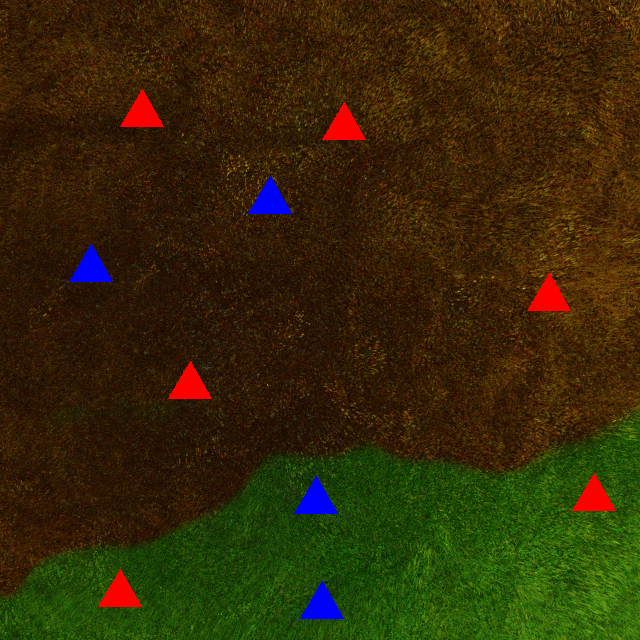
#> input picture Main File/1.png, 640 x 640 px, found by its file name
$ jupyter execute FINAL.ipynb
#> lines starting #> are read from the running program, lines starting #| are printed output that depends on the picture; after the words box and inside, x2 and y2 are one past the last pixel; in counts of white or black regions, pixels touching at a corner belong together; long printed decimals are rounded
[cell 1]
import cv2
import numpy as np

# The paths of all the images
image_paths = [r'C:\Users\Priyanshu Banik\Desktop\Coding Stuff\UAS Round 2\UAS Task Round 2\1.png',
               r'C:\Users\Priyanshu Banik\Desktop\Coding Stuff\UAS Round 2\UAS Task Round 2\2.png',
               r'C:\Users\Priyanshu Banik\Desktop\Coding Stuff\UAS Round 2\UAS Task Round 2\3.png'
               ]

[cell 2]
# Constants
lower_red = np.array([0,255,255])
upper_red = np.array([10,255,255])

lower_blue = np.array([100,255,255])
upper_blue = np.array([140,255,255])

lower_brown = np.array([10, 100, 20])
upper_brown = np.array([20, 255, 200])

lower_green = np.array([40, 40, 40])
upper_green = np.array([70, 255, 255])

[cell 3]
results = []

[cell 4]
# necessary user defined functions
def image_out(image, image_name = 'Image'):

    cv2.imshow(image_name, image)
    cv2.waitKey(0)
    cv2.destroyAllWindows

[cell 5]
def count_houses(mask):
    contours, _ = cv2.findContours(mask, cv2.RETR_TREE, cv2.CHAIN_APPROX_SIMPLE)
    house_count = 0

    # Loop over the contours to identify triangles
    for contour in contours:
        # Approximate the contour to reduce the number of points
        epsilon = 0.005* cv2.arcLength(contour, True)
        approx = cv2.approxPolyDP(contour, epsilon, True)

        # If the approximated contour has 3 vertices, it's a triangle
        if len(approx) == 3:
            house_count += 1

    return house_count

[cell 6]
image_counter = 1
for path in image_paths:

    image = cv2.imread(path)
#> image is the input picture: shape (640, 640, 3); mean B, G, R 7.3, 41.1, 52.4
    hsv_image = cv2.cvtColor(image, cv2.COLOR_BGR2HSV)
#> hsv_image: shape (640, 640, 3); mean H, S, V 23.5, 233.2, 64.1

    mask_red = cv2.inRange(hsv_image, lower_red, upper_red)
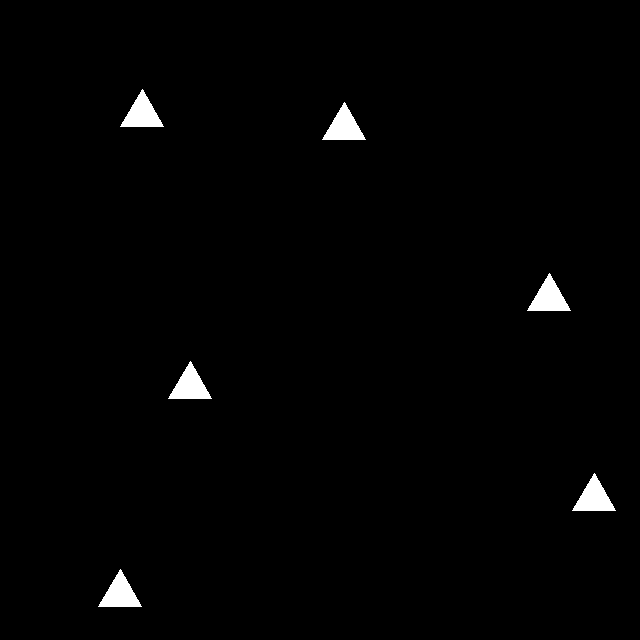
#> mask_red: shape (640, 640); 1.3% white; 6 white regions, box (x1, y1, x2, y2) and area: (120, 89, 164, 127) 855, (322, 102, 366, 140) 855, (527, 273, 571, 311) 855, (168, 361, 212, 399) 855, (572, 473, 616, 511) 855, (98, 569, 142, 607) 855
    mask_blue = cv2.inRange(hsv_image, lower_blue, upper_blue)
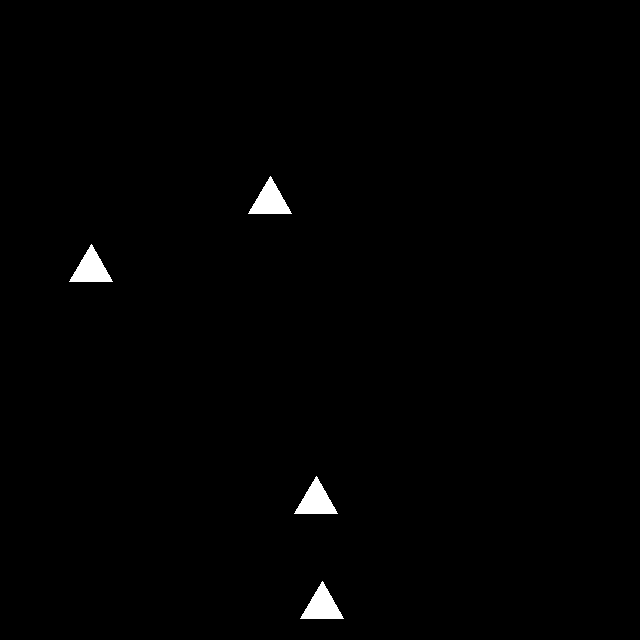
#> mask_blue: shape (640, 640); 0.83% white; 4 white regions, box (x1, y1, x2, y2) and area: (248, 176, 292, 214) 855, (69, 244, 113, 282) 855, (294, 476, 338, 514) 855, (300, 581, 344, 619) 855
    mask_brown = cv2.inRange(hsv_image, lower_brown, upper_brown) # mask for the burnt grass
#> mask_brown: shape (640, 640); 66.1% white; 13849 black regions (13770 under 20 px), largest, box (x1, y1, x2, y2) and area: (0, 398, 640, 640) 99689, (322, 96, 368, 142) 936, (246, 176, 294, 216) 920
    mask_green = cv2.inRange(hsv_image, lower_green, upper_green) # mask for the unburnt grass
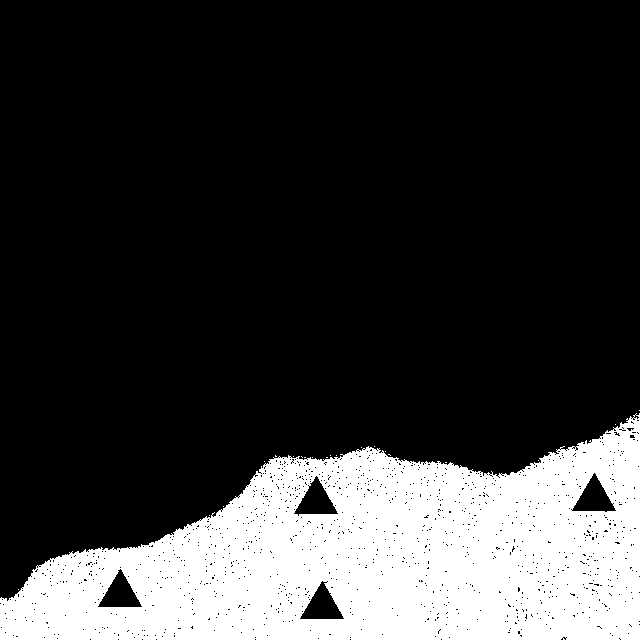
#> mask_green: shape (640, 640); 22.1% white; 21 white regions (20 under 20 px)

    red_b = count_houses(mask_red + mask_green)
#> in count_houses, `contours, _ = cv2.findContours(mask, cv2.RETR_TREE, cv2.CHAIN_APPROX_S..`: contours = 1299 contours, 1291 with area under 20; largest, box (x1, y1, x2, y2) and area: (0, 413, 640, 640) 94936, (293, 475, 339, 517) 924, (299, 580, 345, 620) 922, (168, 361, 212, 399) 796, (527, 273, 571, 311) 796, (322, 102, 366, 140) 796, (120, 89, 164, 127) 796, (626, 427, 635, 432) 20
#> the loop in count_houses, `for contour in contours:` made 1299 passes
#> (epsilon, approx) on passes 1 to 8: (0, [[18, 589]]), (0, [[209, 515]]), (0, [[223, 506]]), (0.01, [[445, 462], [446, 462]]), (0, [[264, 461]]), (0, [[538, 460]]), (0.01, [[326, 457], [327, 457]]), (0, [[312, 457]])
#> after the loop in count_houses, `for contour in contours:`: house_count = 5
#> red_b = 5
    red_ub = count_houses(mask_red + mask_brown)
#> in count_houses (call 2), `contours, _ = cv2.findContours(mask, cv2.RETR_TREE, cv2.CHAIN_APPROX_S..`: contours = 17797 contours, 17672 with area under 20; largest, box (x1, y1, x2, y2) and area: (0, 0, 640, 595) 308378, (245, 175, 295, 217) 974, (66, 243, 114, 284) 938, (98, 569, 142, 607) 796, (572, 473, 616, 511) 796
#> in count_houses (call 2), `contours, _ = cv2.findContours(mask, cv2.RETR_TREE, cv2.CHAIN_APPROX_S..`:
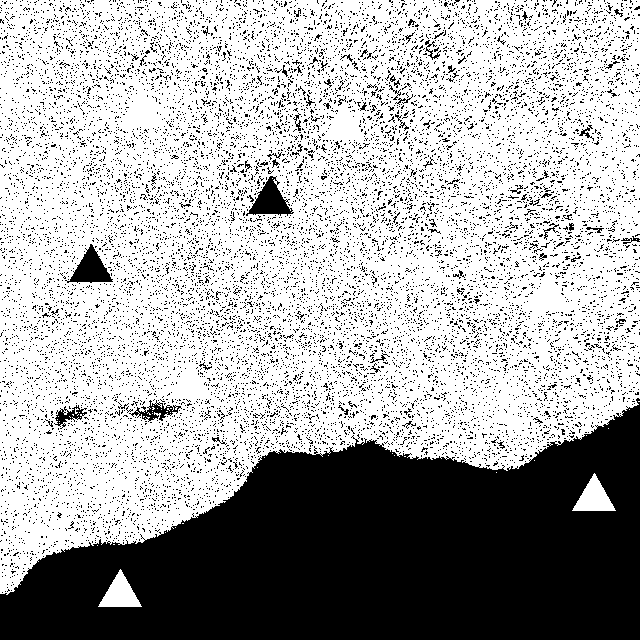
#> mask: shape (640, 640); 67.4% white; 13903 black regions (13827 under 20 px)
#> the loop in count_houses (call 2), `for contour in contours:` made 17797 passes
#> (epsilon, approx) on passes 1 to 8: (0.674, [[120, 569], [98, 606], [141, 606]]), (0, [[97, 545]]), (0.01, [[113, 544], [114, 544]]), (0, [[165, 532]]), (0, [[175, 527]]), (0.01, [[182, 523], [183, 523]]), (0.674, [[594, 473], [572, 510], [615, 510]]), (0, [[496, 472]])
#> after the loop in count_houses (call 2), `for contour in contours:`: house_count = 4
#> red_ub = 4

    blue_b = count_houses(mask_blue + mask_green)
#> in count_houses (call 3), `contours, _ = cv2.findContours(mask, cv2.RETR_TREE, cv2.CHAIN_APPROX_S..`: contours = 1301 contours, 1295 with area under 20; largest, box (x1, y1, x2, y2) and area: (0, 413, 640, 640) 94936, (97, 568, 143, 608) 917, (571, 472, 617, 513) 916, (69, 244, 113, 282) 796, (248, 176, 292, 214) 796, (626, 427, 635, 432) 20
#> in count_houses (call 3), `contours, _ = cv2.findContours(mask, cv2.RETR_TREE, cv2.CHAIN_APPROX_S..`:
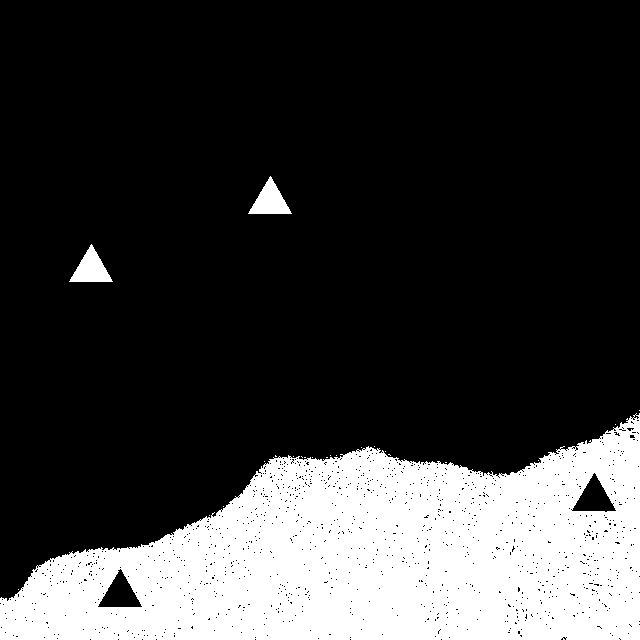
#> mask: shape (640, 640); 23% white; 23 white regions (20 under 20 px)
#> the loop in count_houses (call 3), `for contour in contours:` made 1301 passes
#> after the loop in count_houses (call 3), `for contour in contours:`: house_count = 3
#> blue_b = 3
    blue_ub  = blue_b = count_houses(mask_blue + mask_brown)
#> in count_houses (call 4), `contours, _ = cv2.findContours(mask, cv2.RETR_TREE, cv2.CHAIN_APPROX_S..`: contours = 17773 contours, 17645 with area under 20; largest, box (x1, y1, x2, y2) and area: (0, 0, 640, 595) 308378, (321, 101, 368, 143) 968, (167, 359, 213, 404) 954, (526, 272, 572, 313) 932, (119, 88, 166, 129) 924
#> in count_houses (call 4), `contours, _ = cv2.findContours(mask, cv2.RETR_TREE, cv2.CHAIN_APPROX_S..`:
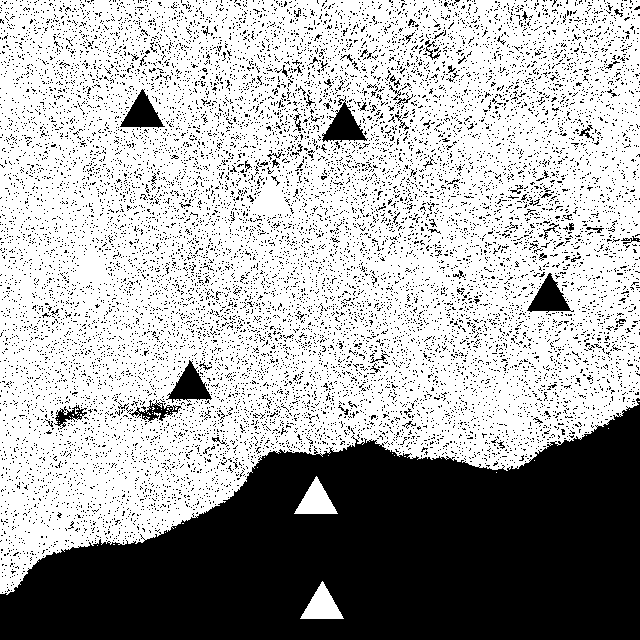
#> mask: shape (640, 640); 67% white; 13876 black regions (13798 under 20 px), largest, box (x1, y1, x2, y2) and area: (0, 398, 640, 640) 97979, (322, 96, 368, 142) 936, (166, 360, 212, 403) 897
#> the loop in count_houses (call 4), `for contour in contours:` made 17773 passes
#> after the loop in count_houses (call 4), `for contour in contours:`: house_count = 4
#> blue_ub = 4; blue_b = 4

    n_house = [red_b+blue_b,red_ub+blue_ub]
#> n_house = [9, 8]

    priority_b = 1*red_b + 2*blue_b
#> priority_b = 13
    priority_ub = 1*red_ub + 2*blue_ub
#> priority_ub = 12

    ratio = priority_b/priority_ub
#> ratio = 1.08

    results.append([f'image {image_counter}', n_house, [priority_b, priority_ub], ratio])
    image_counter += 1

    output_image = image.copy()
    output_image[mask_brown != 0] = [13, 218, 253]  # Overlay burnt grass in yellow
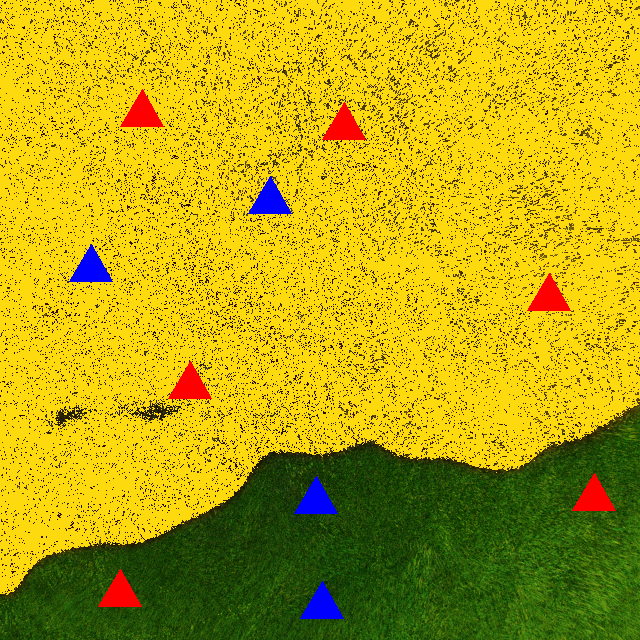
#> output_image: shape (640, 640, 3); mean B, G, R 12.9, 165.8, 184.3
    output_image[mask_green != 0] = [255, 255, 0]  # Overlay unburnt grass in cyan
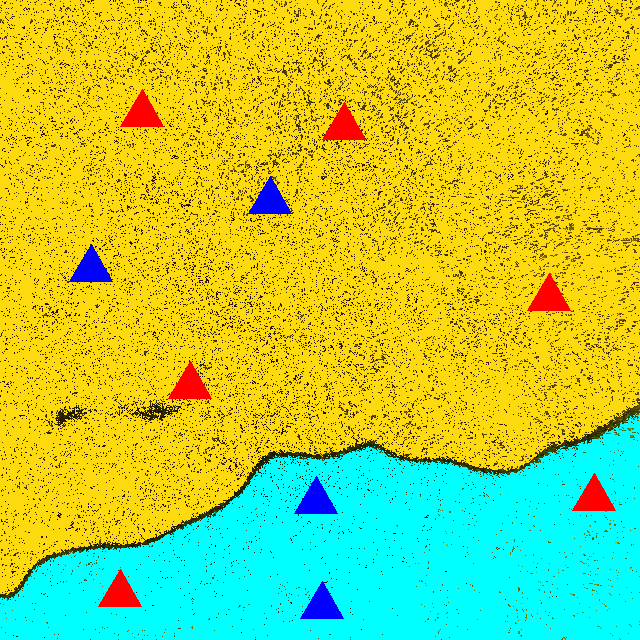
#> output_image: shape (640, 640, 3); mean B, G, R 67.9, 204.8, 176.3
    output_image_path = path.split('.')[0] + '_output.png'
    cv2.imwrite(output_image_path, output_image)
#> pass 2 of the loop `for path in image_paths:`:
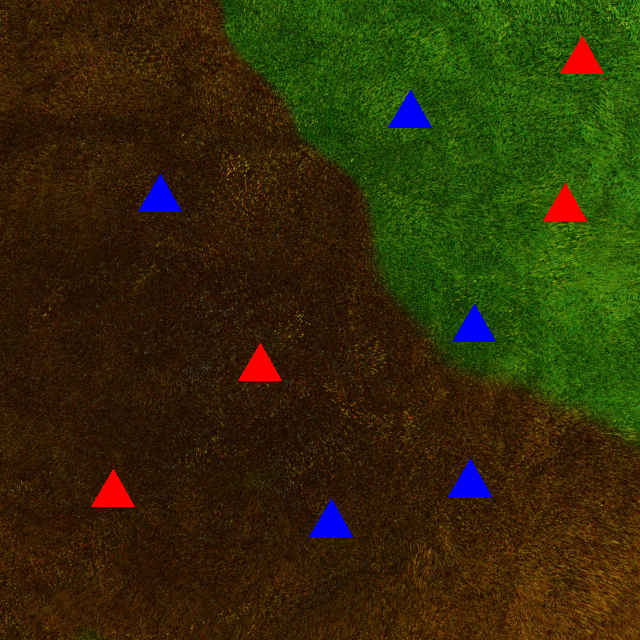
#> input picture Main File/2.png, 640 x 640 px, found by its file name
#> image is the input picture: shape (640, 640, 3); mean B, G, R 8.1, 44.6, 49.8
#> `mask_red = cv2.inRange(hsv_image, lower_red, upper_red)`:
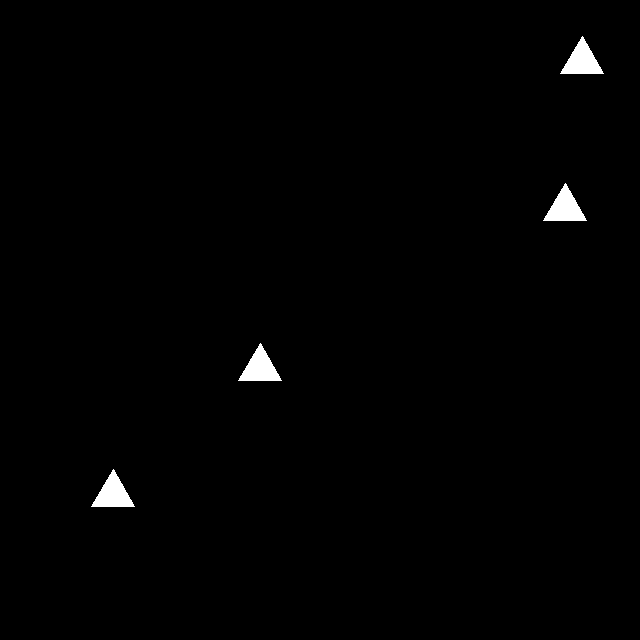
#> mask_red: shape (640, 640); 0.83% white; 4 white regions, box (x1, y1, x2, y2) and area: (560, 36, 604, 74) 855, (543, 183, 587, 221) 855, (238, 343, 282, 381) 855, (91, 469, 135, 507) 855
#> contours = 1259 contours, 1252 with area under 20; largest, box (x1, y1, x2, y2) and area: (220, 0, 640, 440) 116076, (387, 89, 433, 129) 921, (451, 303, 497, 344) 918, (91, 469, 135, 507) 796, (238, 343, 282, 381) 796, (551, 279, 559, 286) 26, (557, 285, 565, 291) 20
#> red_b = 2
#> contours = 15820 contours, 15763 with area under 20; largest, box (x1, y1, x2, y2) and area: (0, 0, 640, 640) 285521, (133, 173, 183, 216) 963, (308, 498, 354, 539) 946, (447, 457, 493, 500) 944, (543, 183, 587, 221) 796
#> `output_image[mask_green != 0] = [255, 255, 0]`:
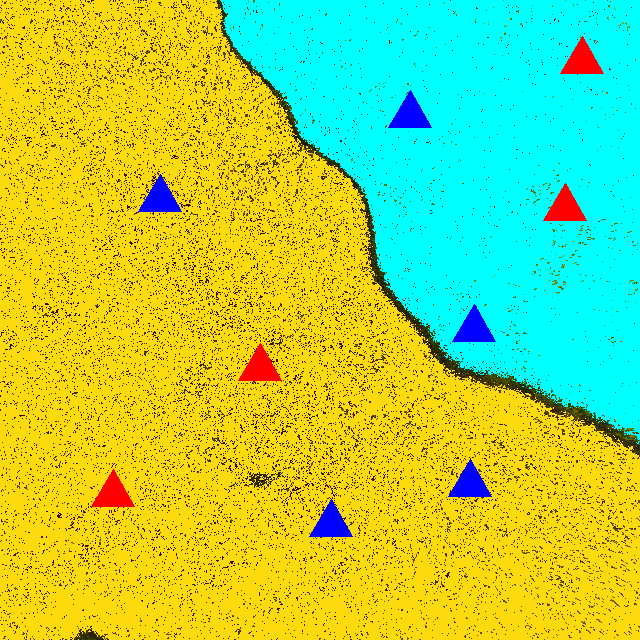
#> output_image: shape (640, 640, 3); mean B, G, R 80.9, 209.2, 165
#> pass 3 of the loop `for path in image_paths:`:
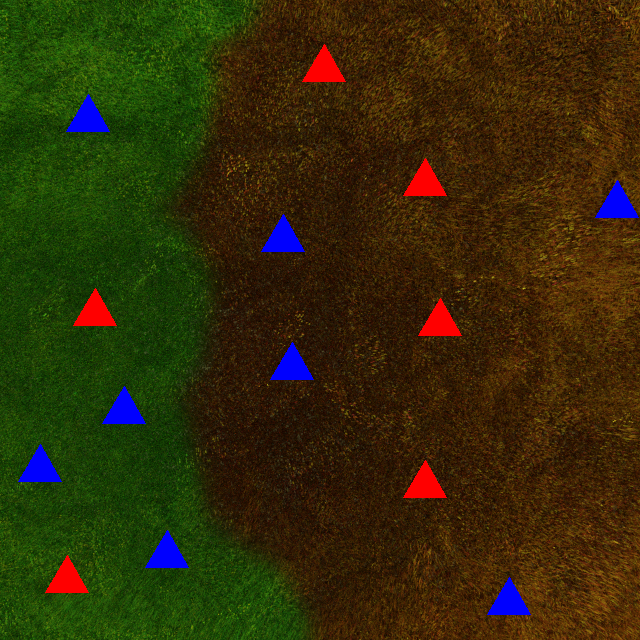
#> input picture Main File/3.png, 640 x 640 px, found by its file name
#> image is the input picture: shape (640, 640, 3); mean B, G, R 9.4, 44, 50.8
#> `output_image[mask_green != 0] = [255, 255, 0]`:
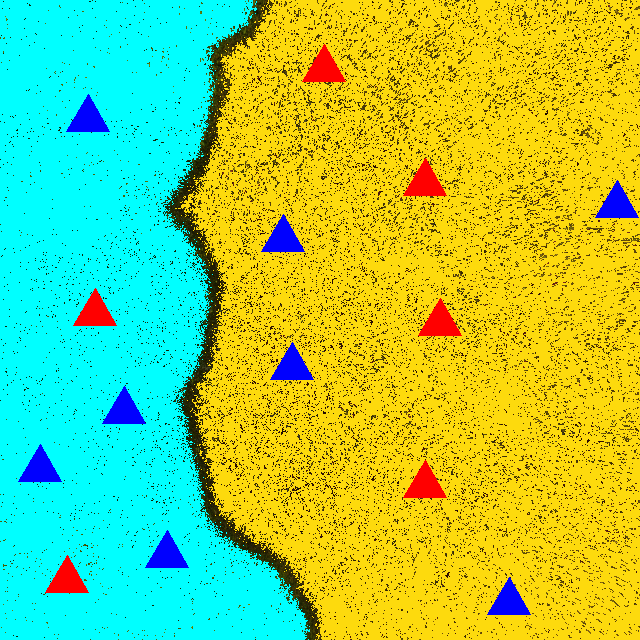
#> output_image: shape (640, 640, 3); mean B, G, R 92.5, 205.6, 149.2

[cell 7]
n_houses = [i[1] for i in results]
priority_houses = [i[2] for i in results]
priority_ratio = [i[3] for i in results]

priority_dict = {x[0]:x[3] for x in results}
sorted_dict = {k: v for k, v in sorted(priority_dict.items(), key=lambda item: item[1], reverse=True)}
image_by_rescue_ratio = [k for k in sorted_dict]

print(f'''
Number of Houses in Burnt and Unburnt grass in each image:
{n_houses}
Priority of Houses in Burnt and Unburnt grass in each image:
{priority_houses}
Priority Ratio of Houses in Burnt and Unburnt grass in each image:
{priority_ratio}
Images by descending order of priority:
{image_by_rescue_ratio}
''')
#| Number of Houses in Burnt and Unburnt grass in each image:
#| [[9, 8], [7, 10], [15, 18]]
#| Priority of Houses in Burnt and Unburnt grass in each image:
#| [[13, 12], [12, 15], [25, 28]]
#| Priority Ratio of Houses in Burnt and Unburnt grass in each image:
#| [1.083, 0.8, 0.8929]
#> (further printed lines are left out)

[cell 8]
file_path = r'1.png'
# file_path = image_paths[0]

image = cv2.imread(file_path)
image_out(image)
hsv_image = cv2.cvtColor(image, cv2.COLOR_BGR2HSV)
mask_red = cv2.inRange(hsv_image, lower_red, upper_red)
mask_blue = cv2.inRange(hsv_image, lower_blue, upper_blue)
mask_brown = cv2.inRange(hsv_image, lower_brown, upper_brown) # mask for the burnt grass
mask_green = cv2.inRange(hsv_image, lower_green, upper_green) # mask for the unburnt grass

Mask = mask_blue + mask_brown

masked_image = cv2.bitwise_and(image, image, mask=Mask)
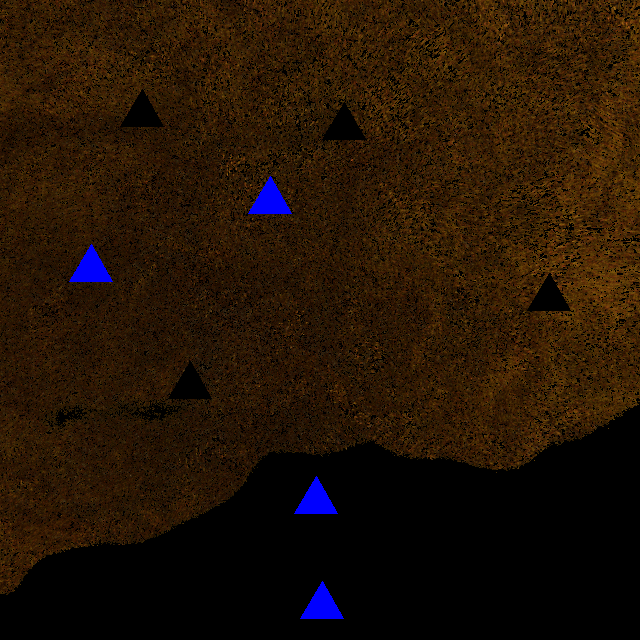
#> masked_image: shape (640, 640, 3); mean B, G, R 5.2, 19.5, 35.4
image_out(masked_image)

contours, _ = cv2.findContours(Mask, cv2.RETR_TREE, cv2.CHAIN_APPROX_SIMPLE)

triangle_count = 0

# Step 5: Loop over the contours to identify triangles
for contour in contours:
    # Approximate the contour to reduce the number of points
    epsilon = 0.005* cv2.arcLength(contour, True)
    approx = cv2.approxPolyDP(contour, epsilon, True)

    # If the approximated contour has 3 vertices, it's a triangle
    if len(approx) == 3:
        triangle_count += 1
        cv2.drawContours(masked_image, [approx], 0, (0, 255, 0), 2)   #Optionally draw the triangle
#> this loop made 17773 passes
#> contour on passes 2 to 4: [[97, 545]], [[113, 544], [114, 544]], [[165, 532]]
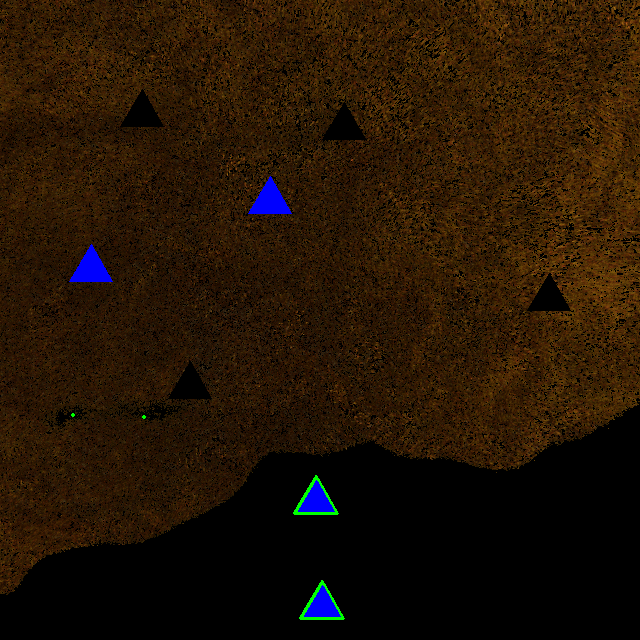
#> masked_image: shape (640, 640, 3); 0.19% of pixels changed, all inside (x1, y1, x2, y2) = (71, 413, 345, 620)

# Step 6: Display the number of triangles found
image_out(masked_image)
print(f"Number of houses found: {triangle_count}")
#| Number of houses found: 4

output_image = image.copy()
output_image[mask_brown != 0] = [13, 218, 253]  # Overlay burnt grass in yellow
output_image[mask_green != 0] = [255, 255, 0]  # Overlay unburnt grass in cyan
image_out(output_image)
